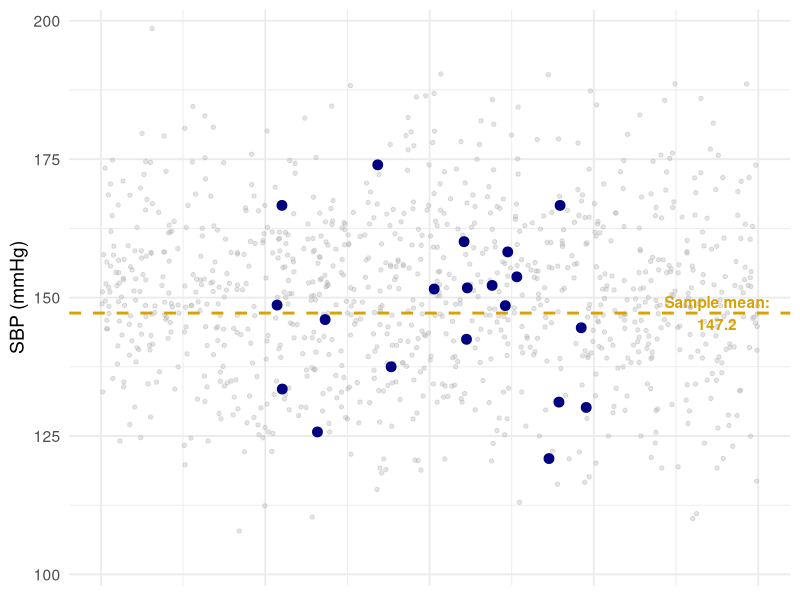

Write R code to recreate this figure.
# ── libraries ───────────────────────────────────────────────────────────────────
library(ggplot2)
library(dplyr)

# ── fabricate some systolic BP data ─────────────────────────────────────────────
set.seed(123)                  # for reproducibility
n_all <- 1000                  # total number of observations
df <- tibble(
  id  = 1:n_all,
  SBP = rnorm(n_all, mean = 150, sd = 15)
)

# ── randomly select the 20 points to highlight ─────────────────────────────────
highlight_ids <- sample(df$id, 20)
df <- df %>%
  mutate(highlight = id %in% highlight_ids)

# ── compute the mean of the 20 highlighted points ──────────────────────────────
mean20 <- df %>%
  filter(highlight) %>%
  summarise(m = mean(SBP)) %>%
  pull(m)

# ── plot ────────────────────────────────────────────────────────────────────────
ggplot(df, aes(x = 0, y = SBP)) +                          # x = 0 keeps points in one column
  ## background “population” of points
  geom_jitter(width = 0.4, colour = "grey70", alpha = 0.35, size = 1.2) +
  
  ## 20 highlighted points
  geom_jitter(
    data  = filter(df, highlight),
    width = 0.2, colour = "navy", size = 3
  ) +
  
  ## dashed cross-bar at the sample mean
  geom_hline(
    yintercept = mean20,
    linetype   = "dashed",
    linewidth  = 1,
    colour     = "#D8A106"      # golden-orange like in the image
  ) +
  
  ## annotate the numeric value
  annotate(
    "text",
    x        = 0.35,            # nudged right of the dot swarm
    y        = mean20,
    label    = sprintf("Sample mean:\n%.1f", mean20),
    hjust    = 0.5,
    colour   = "#D8A106",
    fontface = "bold"
  ) +
  
  ## cosmetics to mimic the look
  scale_y_continuous(name = "SBP (mmHg)", limits = c(100, 200), expand = c(0.02, 0)) +
  theme_minimal(base_size = 14) +
  theme(
    axis.title.x = element_blank(),
    axis.text.x  = element_blank(),
    axis.ticks.x = element_blank()
  )

